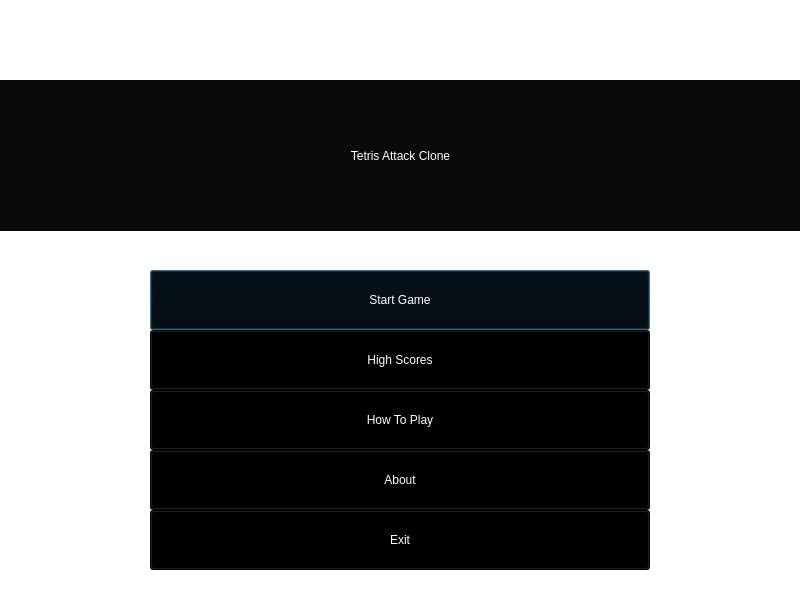
<?xml version="1.0" encoding="UTF-8"?>
<ui version="4.0">
 <class>TetrisAttackClone</class>
 <widget class="QMainWindow" name="TetrisAttackClone">
  <property name="geometry">
   <rect>
    <x>0</x>
    <y>0</y>
    <width>800</width>
    <height>600</height>
   </rect>
  </property>
  <property name="sizePolicy">
   <sizepolicy hsizetype="Fixed" vsizetype="Fixed">
    <horstretch>0</horstretch>
    <verstretch>0</verstretch>
   </sizepolicy>
  </property>
  <property name="minimumSize">
   <size>
    <width>0</width>
    <height>600</height>
   </size>
  </property>
  <property name="maximumSize">
   <size>
    <width>800</width>
    <height>600</height>
   </size>
  </property>
  <property name="windowTitle">
   <string>Tetris Attack Clone</string>
  </property>
  <property name="styleSheet">
   <string notr="true">background-color: rgba(255, 255, 255, 0);</string>
  </property>
  <widget class="QWidget" name="centralWidget">
   <widget class="QLabel" name="Title">
    <property name="geometry">
     <rect>
      <x>0</x>
      <y>80</y>
      <width>801</width>
      <height>151</height>
     </rect>
    </property>
    <property name="styleSheet">
     <string notr="true">color: rgb(255, 255, 255);
background-color: rgba(0, 0, 0, 245);</string>
    </property>
    <property name="text">
     <string>Tetris Attack Clone</string>
    </property>
    <property name="alignment">
     <set>Qt::AlignCenter</set>
    </property>
   </widget>
   <widget class="QPushButton" name="startButton">
    <property name="geometry">
     <rect>
      <x>150</x>
      <y>270</y>
      <width>500</width>
      <height>60</height>
     </rect>
    </property>
    <property name="styleSheet">
     <string notr="true">color: rgb(255, 255, 255);
background-color: rgba(0, 0, 0, 245);</string>
    </property>
    <property name="text">
     <string>Start Game</string>
    </property>
    <property name="autoRepeatDelay">
     <number>300</number>
    </property>
    <property name="default">
     <bool>true</bool>
    </property>
   </widget>
   <widget class="QPushButton" name="exitButton">
    <property name="geometry">
     <rect>
      <x>150</x>
      <y>510</y>
      <width>500</width>
      <height>60</height>
     </rect>
    </property>
    <property name="styleSheet">
     <string notr="true">color: rgb(255, 255, 255);
background-color: rgba(0, 0, 0, 245);</string>
    </property>
    <property name="text">
     <string>Exit</string>
    </property>
    <property name="autoRepeatDelay">
     <number>300</number>
    </property>
   </widget>
   <widget class="QPushButton" name="highScoresButton">
    <property name="geometry">
     <rect>
      <x>150</x>
      <y>330</y>
      <width>500</width>
      <height>60</height>
     </rect>
    </property>
    <property name="styleSheet">
     <string notr="true">color: rgb(255, 255, 255);
background-color: rgba(0, 0, 0, 245);</string>
    </property>
    <property name="text">
     <string>High Scores</string>
    </property>
    <property name="autoRepeatDelay">
     <number>300</number>
    </property>
   </widget>
   <widget class="QPushButton" name="howToPlayButton">
    <property name="geometry">
     <rect>
      <x>150</x>
      <y>390</y>
      <width>500</width>
      <height>60</height>
     </rect>
    </property>
    <property name="styleSheet">
     <string notr="true">color: rgb(255, 255, 255);
background-color: rgba(0, 0, 0, 245);</string>
    </property>
    <property name="text">
     <string>How To Play</string>
    </property>
    <property name="autoRepeatDelay">
     <number>300</number>
    </property>
   </widget>
   <widget class="QLabel" name="label">
    <property name="geometry">
     <rect>
      <x>0</x>
      <y>0</y>
      <width>800</width>
      <height>600</height>
     </rect>
    </property>
    <property name="text">
     <string/>
    </property>
    <property name="pixmap">
     <pixmap resource="gameresources.qrc">:/screenshots/background.png</pixmap>
    </property>
   </widget>
   <widget class="QPushButton" name="aboutButton">
    <property name="geometry">
     <rect>
      <x>150</x>
      <y>450</y>
      <width>500</width>
      <height>60</height>
     </rect>
    </property>
    <property name="styleSheet">
     <string notr="true">color: rgb(255, 255, 255);
background-color: rgba(0, 0, 0, 245);</string>
    </property>
    <property name="text">
     <string>About</string>
    </property>
    <property name="autoRepeatDelay">
     <number>300</number>
    </property>
   </widget>
   <zorder>label</zorder>
   <zorder>Title</zorder>
   <zorder>startButton</zorder>
   <zorder>exitButton</zorder>
   <zorder>highScoresButton</zorder>
   <zorder>howToPlayButton</zorder>
   <zorder>aboutButton</zorder>
  </widget>
  <widget class="QStatusBar" name="statusBar"/>
 </widget>
 <layoutdefault spacing="6" margin="11"/>
 <resources>
  <include location="gameresources.qrc"/>
 </resources>
 <connections/>
</ui>
